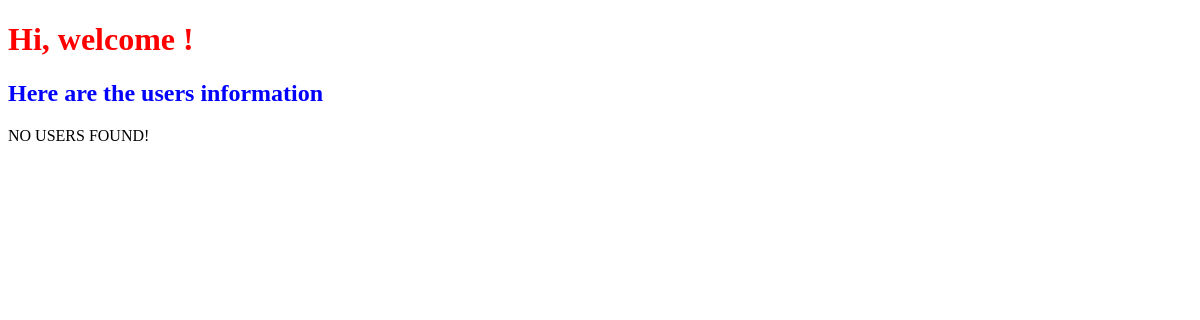
The app's page /users/, older data.
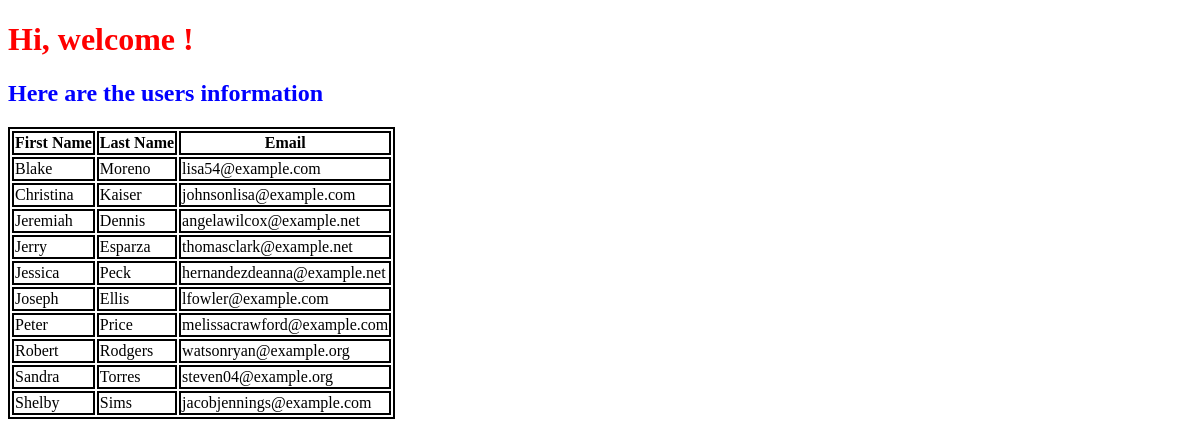
The same page, newer data.
### first_app/models.py (models this page shows)
class User(models.Model):
    first_name = models.CharField(max_length=50)
    last_name = models.CharField(max_length=50)
    email = models.EmailField(unique=True)

### first_app/views.py (the view)
# urls.py: path('users/', views.users, name="user"),
def users(response):
    users_list = User.objects.order_by('first_name')
    user_dict = {'users': users_list}
    return render(response, 'first_app/user.html', context=user_dict)

### templates/first_app/user.html (shortened to what this page needs)
<!DOCTYPE html>
{% load static %}
<html lang="en">
<head>
    <link rel="stylesheet" href="{% static '/css/mystyle.css' %}">
</head>
<body>
    <h1>Hi, welcome !</h1>
    <h2>Here are the users information</h2>
    <div class="djangotwo">
        {% if users %}
            <table>
                <thead>
                    <th>First Name</th>
                    <th>Last Name</th>
                    <th>Email</th>
                </thead>
                {% for user in users %}
                <tr>
                    <td>{{ user.first_name}}</td>
                    <td>{{ user.last_name}}</td>
                    <td>{{ user.email}}</td>
                </tr>
            {% endfor %}
            </table>
            {% else %}
                <p>NO USERS FOUND!</p>
        {% endif %}
    </div>
</body>
</html>

### static/css/mystyle.css (style rules this page uses)
h1 { color: red; }
h2 { color: blue; }
table, th, td { border: 2px solid black; }

Row changes from the older to the newer data that the page shows:
added User: first_name "Blake", last_name "Moreno", email "lisa54@example.com"
added User: first_name "Christina", last_name "Kaiser", email "johnsonlisa@example.com"
added User: first_name "Jeremiah", last_name "Dennis", email "angelawilcox@example.net"
added User: first_name "Jerry", last_name "Esparza", email "thomasclark@example.net"
added User: first_name "Jessica", last_name "Peck", email "hernandezdeanna@example.net"
added User: first_name "Joseph", last_name "Ellis", email "lfowler@example.com"
added User: first_name "Peter", last_name "Price", email "melissacrawford@example.com"
added User: first_name "Robert", last_name "Rodgers", email "watsonryan@example.org"
added User: first_name "Sandra", last_name "Torres", email "steven04@example.org"
added User: first_name "Shelby", last_name "Sims", email "jacobjennings@example.com"
Text that changed along with them:
text no longer shown: "NO USERS FOUND!"
text now shown: "First Name Last Name Email"
